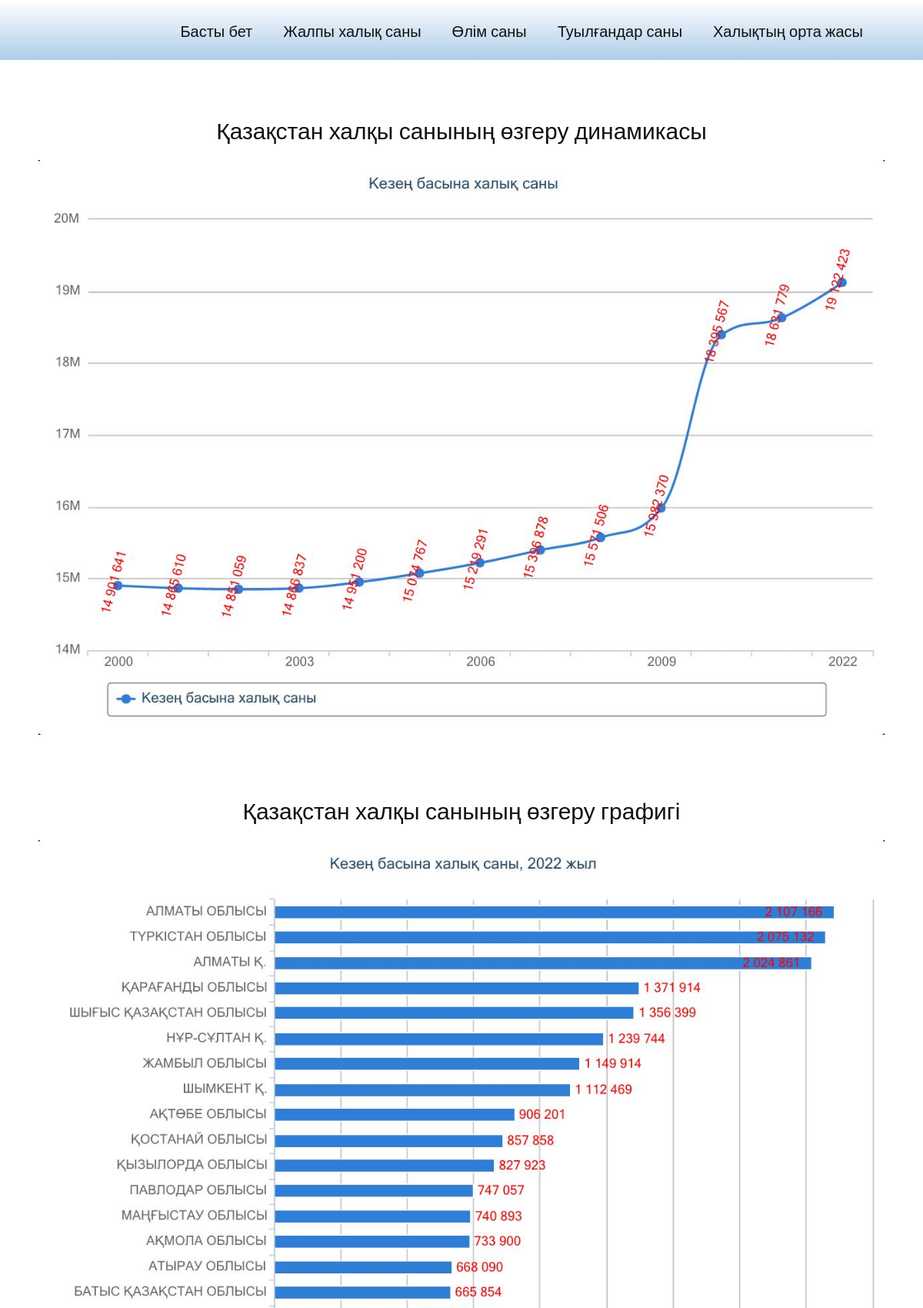
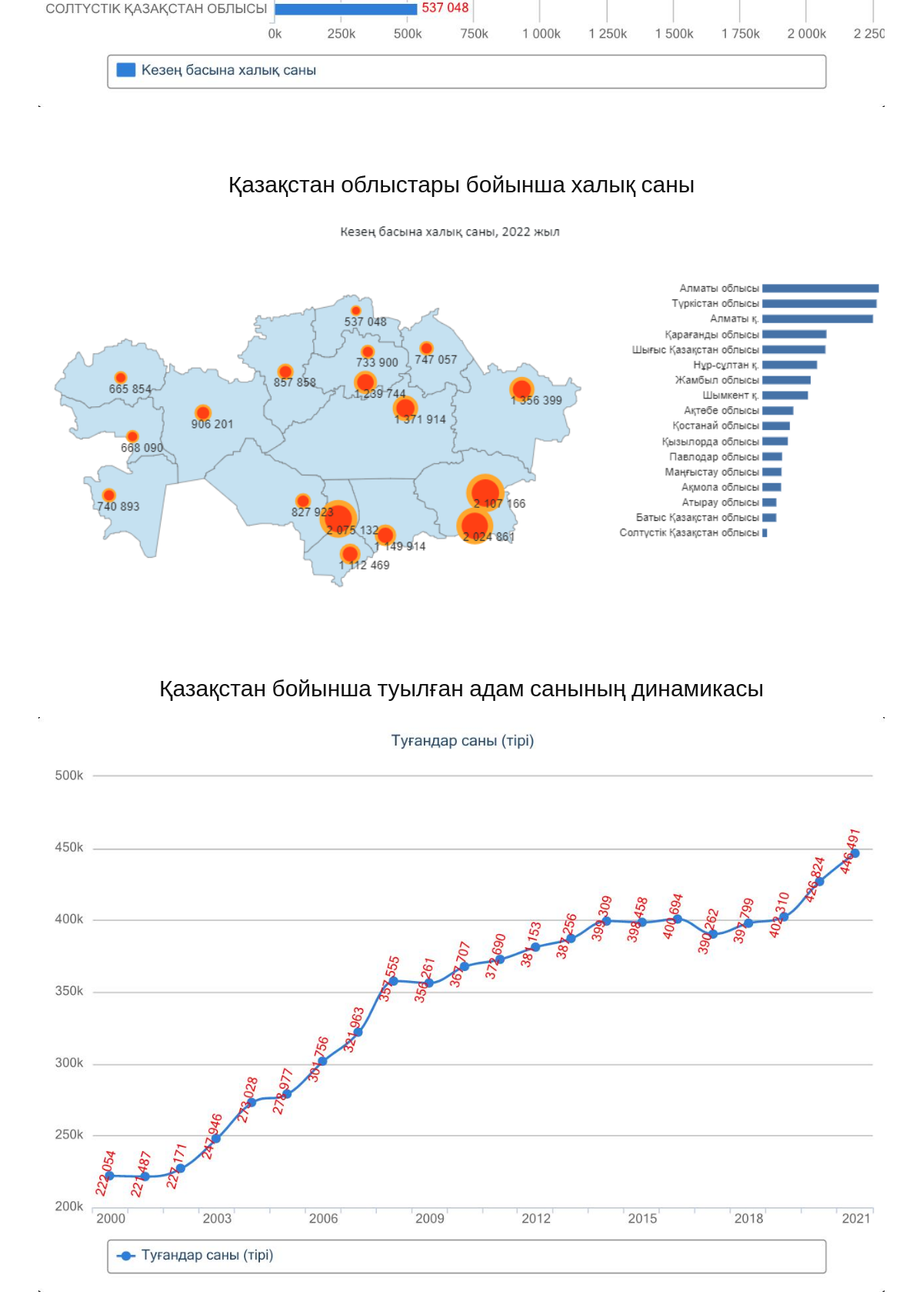
Page /table.php (upper part) on the committed database (2 pictures, top to bottom).
### tables this page shows
CREATE TABLE `charts` (
  `id` int NOT NULL AUTO_INCREMENT,
  `chart` varchar(250) DEFAULT NULL,
  `area` varchar(45) DEFAULT NULL,
  `type` int DEFAULT NULL,
  `title` varchar(250) DEFAULT NULL,
  PRIMARY KEY (`id`)
);

### table.php (the view, shortened to what this page needs)
<?php
require_once 'includes/connect.php';
$a = mysqli_query($dbconn, "SELECT * FROM charts where area = 'kazakhstan';");
 ?>
 <!DOCTYPE html>
<html style="font-size: 16px;">
  <head>
    <link rel="stylesheet" href="nicepage.css" media="screen">
<link rel="stylesheet" href="table.css" media="screen">
  </head>
  <body class="u-body u-xl-mode"><header class="u-align-center-sm u-align-center-xs u-clearfix u-gradient u-header u-sticky u-sticky-2533 u-header" id="sec-7b81"><div class="u-clearfix u-sheet u-sheet-1">
        <nav class="u-align-left u-menu u-menu-dropdown u-offcanvas u-menu-1">
          <div class="u-custom-menu u-nav-container">
            <ul class="u-nav u-unstyled u-nav-1"><li class="u-nav-item"><a class="u-button-style u-nav-link u-text-active-palette-1-base u-text-hover-palette-2-base" href="index.php" style="padding: 10px 20px;">Басты бет</a>
</li><li class="u-nav-item"><a class="u-button-style u-nav-link u-text-active-palette-1-base u-text-hover-palette-2-base" href="area.php?type=1" style="padding: 10px 20px;">Жалпы халық саны</a>
</li><li class="u-nav-item"><a class="u-button-style u-nav-link u-text-active-palette-1-base u-text-hover-palette-2-base" href="area.php?type=3" style="padding: 10px 20px;">Өлім саны</a>
</li><li class="u-nav-item"><a class="u-button-style u-nav-link u-text-active-palette-1-base u-text-hover-palette-2-base" href="area.php?type=2" style="padding: 10px 20px;">Туылғандар саны</a>
</li><li class="u-nav-item"><a class="u-button-style u-nav-link u-text-active-palette-1-base u-text-hover-palette-2-base" href="area.php?type=4" style="padding: 10px 20px;">Халықтың орта жасы</a>
</li></ul>
          </div>
        </nav>
      </div></header>
      <section class="u-align-center u-clearfix u-section-2" id="sec-4864">
      <?php
      while ($var = mysqli_fetch_assoc($a)) {
        echo '
      <div >
        <h3 style="margin-top: 75px;" class="u-custom-font u-font-roboto u-text u-text-default u-text-1">' . $var["title"] . '</h3>
        <div class="u-expanded-width u-table u-table-responsive u-table-1">
            <img width = "1100px" src="' . $var["chart"] . '">
            </div>
            </div>
      ';
    }
     ?>
  </section>
  </body>
</html>

### table.css (style rules this page uses)
.u-section-2 .u-text-1 { font-weight: 400; font-size: 1.875rem; margin: 43px auto 0; }
.u-section-2 .u-table-1 { margin: 19px auto 0 0; }

### rows in the picture
charts: title "Қазақстан халқы санының өзгеру динамикасы", chart (picture)
charts: title "Қазақстан халқы санының өзгеру графигі", chart (picture)
charts: title "Қазақстан облыстары бойынша халық саны", chart (picture)
charts: title "Қазақстан бойынша туылған адам санының динамикасы", chart (picture)
